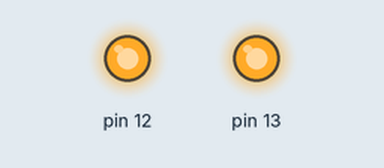
Bench run of a sketch on a simulated Arduino Uno, built with avr-gcc and run on an emulated ATmega328P. Shown: output pins drawn as LEDs (lit = HIGH).

Above: at 0.5 s.
At 3.5 s:
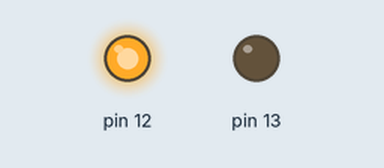
At 8.5 s:
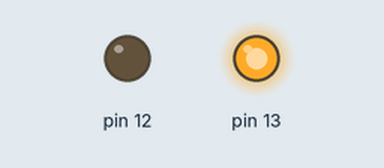
Timing chart, 0 to 14.3 s (numbered marks = the images above):
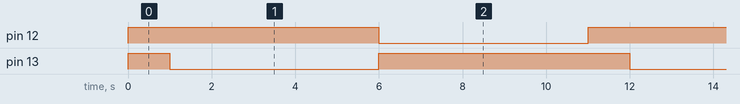

Measured:
- by itself, pin 12: alternates HIGH for 6.0 s and LOW for 5.0 s
- by itself, pin 13: repeats every 11.0 s: LOW 5.0 s, HIGH 6.0 s
- by itself, everything shown: repeats every 11.0 s, in 4 steps

The sketch:

blink2.ino
```cpp
void setup() {
  // put your setup code here, to run once:
pinMode(13,OUTPUT);
pinMode(12,OUTPUT);
}

void loop() {
  // put your main code here, to run repeatedly:
digitalWrite(13,HIGH);
digitalWrite(12,HIGH);
delay(1000);
digitalWrite(13,LOW);
digitalWrite(12,HIGH);
delay(5000);
digitalWrite(13,HIGH);
digitalWrite(12,LOW);
delay(5000);
digitalWrite(13,LOW);
digitalWrite(12,LOW);
}
```
